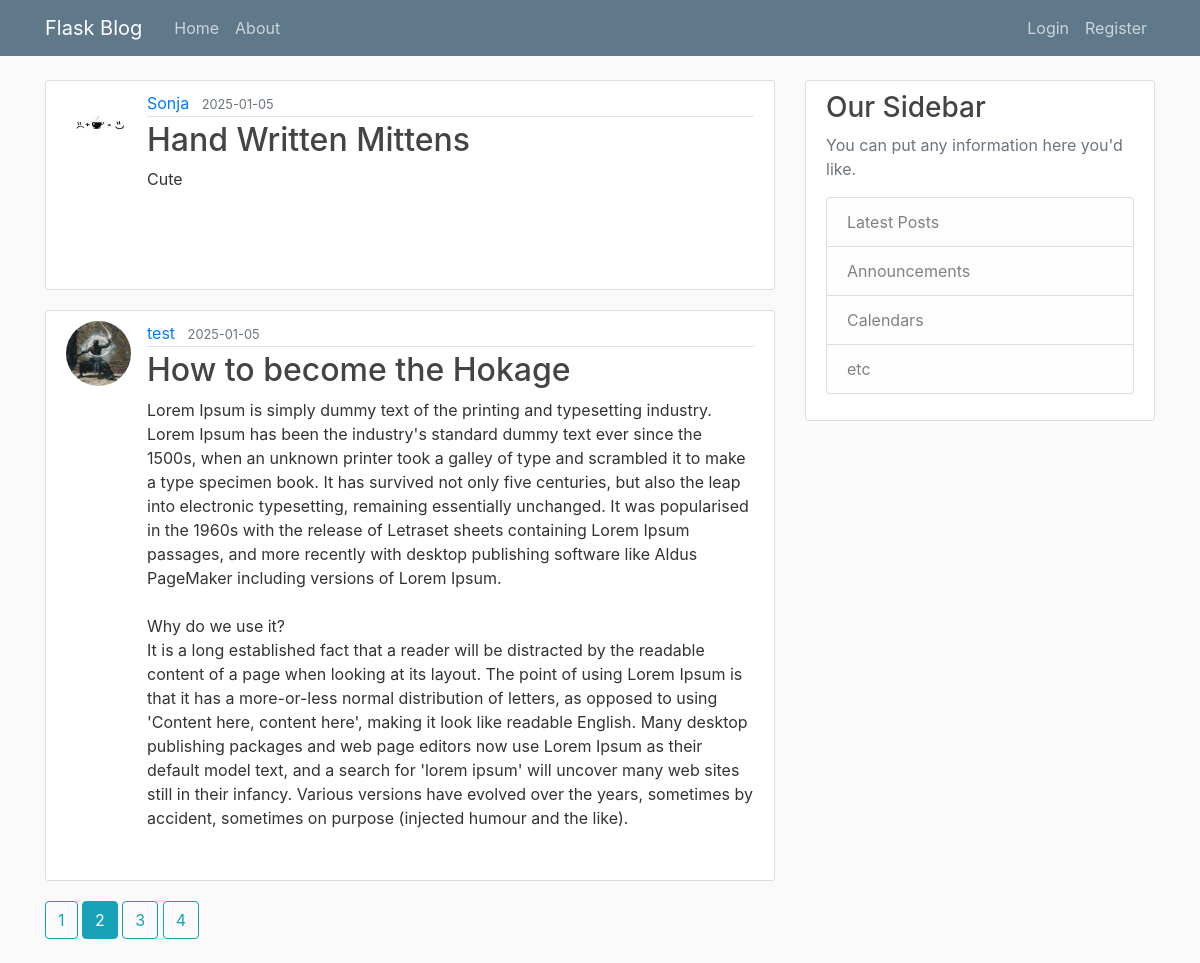
The page /home?page=2 on the database its author committed.
### flaskblog/models.py (models this page shows, shortened)
class Post(db.Model):
    id = db.Column(db.Integer, primary_key=True)
    title = db.Column(db.String(100), nullable=False)
    date_posted = db.Column(db.DateTime, nullable=False, default=datetime.utcnow())
    content = db.Column(db.Text, nullable=False)
    user_id = db.Column(db.Integer, db.ForeignKey('user.id'), nullable=False)

class User(db.Model, UserMixin):
    id = db.Column(db.Integer, primary_key=True)
    username = db.Column(db.String(20), unique=True, nullable=False, )
    email = db.Column(db.String(120), unique=True, nullable=False, )
    image_file = db.Column(db.String(20), nullable=False, default='default.jpg')
    password = db.Column(db.String(60), nullable=False, )
    post = db.relationship('Post', backref='author', lazy=True)

### flaskblog/routes.py (the view)
@app.route('/')
@app.route('/home')
def home():
    page = request.args.get('page', 1, type=int)
    posts = Post.query.order_by(Post.date_posted.desc()).paginate(page=page, per_page=2)
    return render_template('home.html', posts=posts)

### flaskblog/templates/home.html
{% extends "layout.html" %}
{% block content %}
    {% for post in posts.items %}
        <article class="media content-section">
        <img class=" rounded-circle article-img" src="{{url_for('static',filename='profile_pics/' + post.author.image_file)}}">
          <div class="media-body">
            <div class="article-metadata">
              <a class="mr-2" href="#">{{ post.author.username }}</a>
              <small class="text-muted">{{ post.date_posted.strftime('%Y-%m-%d') }}</small>
            </div>
            <h2><a class="article-title" href="{{ url_for('post', post_id=post.id) }}">{{ post.title }}</a></h2>
            <p class="article-content">{{ post.content }}</p>
          </div>
        </article>
    {% endfor %}
    {% for page_num in posts.iter_pages(left_edge=1, right_edge=1, left_current=1, right_current=2) %}
        {% if page_num %}
            {% if posts.page == page_num %}
                <a class='btn btn-info mb-4' href="{{ url_for('home', page=page_num)}}">{{page_num}}</a>
            {% else %}
                <a class='btn btn-outline-info mb-4' href="{{ url_for('home', page=page_num)}}">{{page_num}}</a>
            {% endif %}
        {% else %}
            ...
        {% endif %}
    {% endfor %}
{% endblock content %}

### flaskblog/static/main.css (style rules this page uses)
body { background: #fafafa; color: #333333; margin-top: 5rem; }
h1, h2, h3, h4, h5, h6 { color: #444444; }
.content-section { background: #ffffff; padding: 10px 20px; border: 1px solid #dddddd; border-radius: 3px; margin-bottom: 20px; }
.article-title { color: #444444; }
.article-content { white-space: pre-line; }
.article-img { height: 65px; width: 65px; margin-right: 16px; }
.article-metadata { padding-bottom: 1px; margin-bottom: 4px; border-bottom: 1px solid #e3e3e3 }

### rows shown on the page
Post: image_file (picture), author.username "Sonja", date_posted "2025-01-05", title "Hand Written Mittens", content "Cute"
Post: image_file (placeholder picture), author.username "test", date_posted "2025-01-05", title "How to become the Hokage", content "Lorem Ipsum is simply dummy text of the printing and typesetting industry. Lorem Ipsum has been the industry's standard dummy text ever since the 1500s, when an unknown printer took a galley of type and scrambled it to make a type specimen book. It has survived not only five centuries, but also the leap into electronic typesetting, remaining essentially unchanged. It was popularised in the 1960s with the release of Letraset sheets containing Lorem Ipsum passages, and more recently with desktop publishing software like Aldus PageMaker including versions of Lorem Ipsum. Why do we use it? It is a long established fact that a reader will be distracted by the readable content of a page when…"

### other values the page prints
{{ page_num }} "1" "3" "4"
{{ page_num }} "2"
